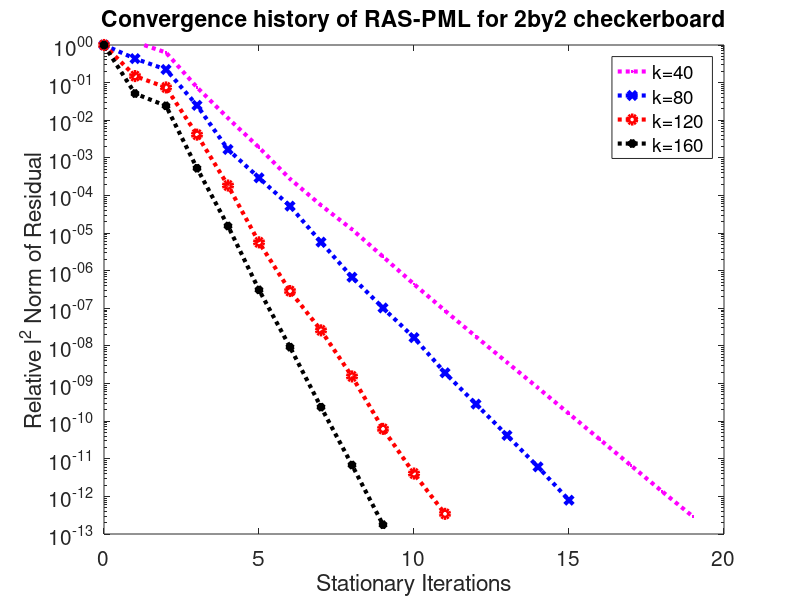

This chart was generated by the following MATLAB code:

res40 = [0.000353957, 0.00042525, 0.000223275, 2.64535e-05, 4.01767e-06, 6.6903e-07, 9.77948e-08, 1.93743e-08, 4.44683e-09, 8.34622e-10, 1.55338e-10, 3.05683e-11, 6.23649e-12, 1.29048e-12, 2.71652e-13, 5.58756e-14, 1.14628e-14, 2.34115e-15, 4.82887e-16, 1.02367e-16]
res80 = [0.000106515, 4.62583e-05, 2.37716e-05, 2.64743e-06, 1.77892e-07, 3.13503e-08, 5.54316e-09, 6.1303e-10, 7.15162e-11, 1.08903e-11, 1.7713e-12, 2.05616e-13, 3.02182e-14, 4.45897e-15, 6.49068e-16, 8.42855e-17]
res120 = [5.24618e-05, 7.82826e-06, 3.90706e-06, 2.1687e-07, 9.64562e-09, 2.97393e-10, 1.51059e-11, 1.36032e-12, 8.10359e-14, 3.2699e-15, 2.12417e-16, 1.80074e-17]
res160 = [3.17282e-05, 1.62744e-06, 7.64826e-07, 1.68059e-08, 4.89497e-10, 9.79528e-12, 2.94836e-13, 7.49059e-15, 2.16531e-16, 5.59635e-18]


semilogy(0:size(res40,2)-1,res40/res40(1),'m:.','DisplayName','k=40','LineWidth',3); hold on;

semilogy(0:size(res80,2)-1,res80/res80(1),'b:x','DisplayName','k=80','LineWidth',3); hold on;

semilogy(0:size(res120,2)-1,res120/res120(1),'r:o','DisplayName','k=120','LineWidth',3); hold on;

semilogy(0:size(res160,2)-1,res160/res160(1),'k:*','DisplayName','k=160','LineWidth',3); hold on;


legend('show');
axis([0 20 1e-13 1])
%axis([0 20 1e-10 1])
xlabel('Stationary Iterations');
ylabel('Relative l^2 Norm of Residual');
title('Convergence history of RAS-PML for 2by2 checkerboard');
set(gca,'FontSize',15);
hold off

